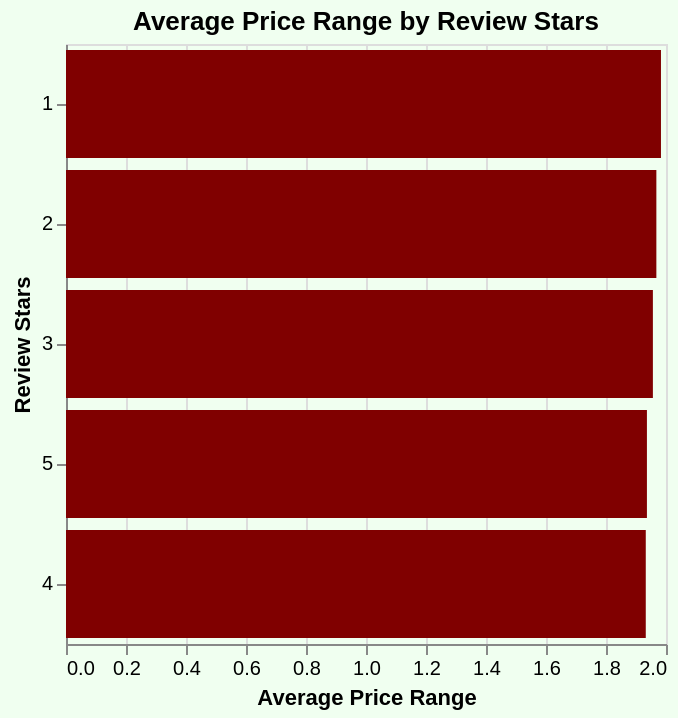

Write a Vega-Lite specification for this figure.
### Vega-Lite specification from a JSON file in a GitHub repository (floating-point values rounded to 4 significant figures)
{"config": {"view": {"continuousWidth": 300, "continuousHeight": 300}}, "data": {"name": "data-0882a62f146fcb83602a6b8e378c8072"}, "mark": {"type": "bar", "color": "#800000"}, "background": "#f0fff0", "encoding": {"tooltip": [{"field": "avg_price_range", "type": "quantitative"}, {"field": "count_reviews", "type": "quantitative"}], "x": {"field": "avg_price_range", "title": "Average Price Range", "type": "quantitative"}, "y": {"field": "review_stars", "sort": "-x", "title": "Review Stars", "type": "ordinal"}}, "height": 300, "title": "Average Price Range by Review Stars", "width": "container", "$schema": "https://vega.github.io/schema/vega-lite/v5.17.0.json", "datasets": {"data-0882a62f146fcb83602a6b8e378c8072": [{"review_stars": 1, "avg_price_range": 1.983, "count_reviews": 42755}, {"review_stars": 2, "avg_price_range": 1.968, "count_reviews": 25526}, {"review_stars": 3, "avg_price_range": 1.956, "count_reviews": 37121}, {"review_stars": 5, "avg_price_range": 1.936, "count_reviews": 326022}, {"review_stars": 4, "avg_price_range": 1.933, "count_reviews": 93315}]}}
